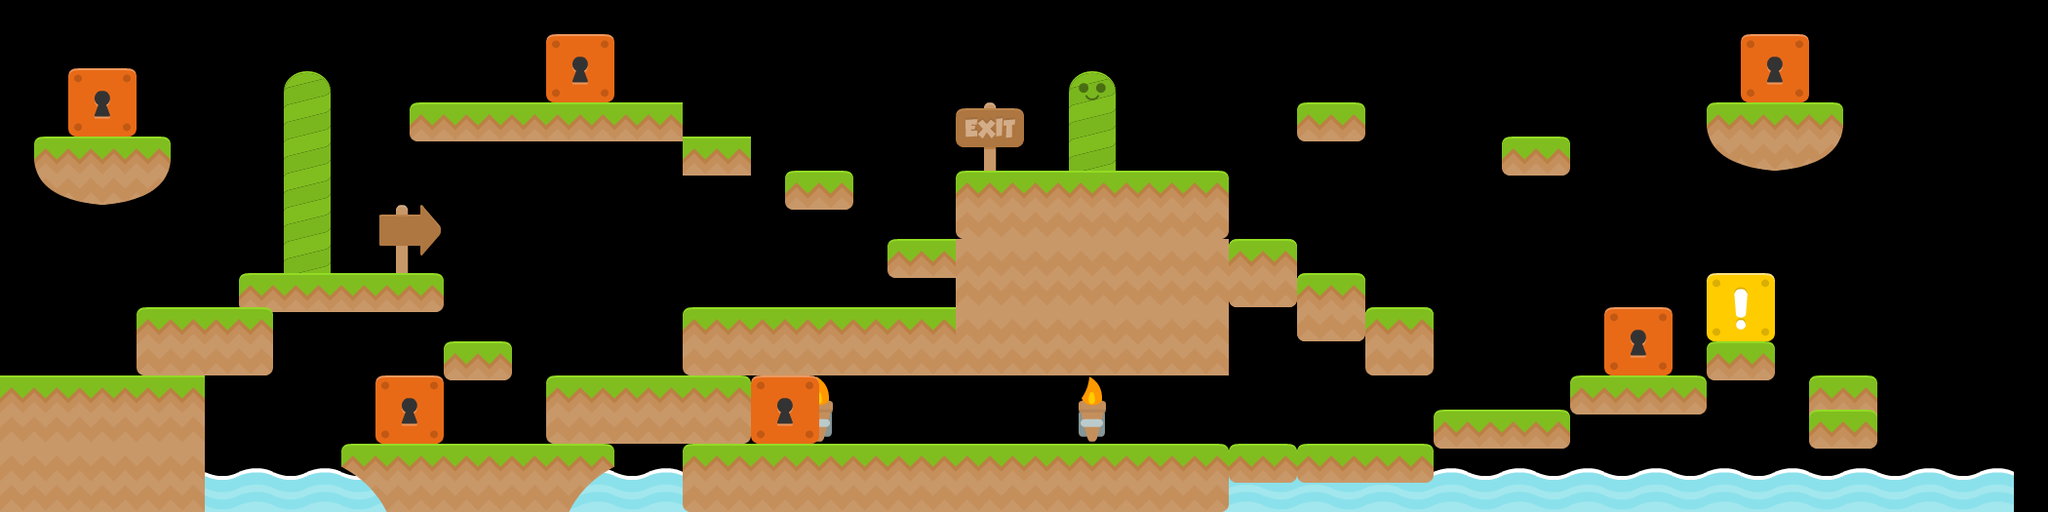

Tiled map render using the project's own tile images. Description and the map definition, with tile-layer contents summarised, below:
An orthogonal 60x15 tile map with 35x35 px tiles, 5 tile layers (Background Images, Platforms, Ladders, enemies, ...).

<map version="1.0" orientation="orthogonal" renderorder="right-down" width="60" height="15" tilewidth="35" tileheight="35" nextobjectid="1">
 <tileset firstgid="1" name="Platformer" tilewidth="70" tileheight="70" spacing="2" margin="2">
  <image source="tileset.png" width="1024" height="1024" />
 </tileset>
 <layer name="Background Images" width="60" height="15">
  <data>[900 cells, 28 non-empty, 8 distinct tile ids]</data>
 </layer>
 <layer name="Platforms" width="60" height="15">
  <data>[900 cells, 68 non-empty, 13 distinct tile ids]</data>
 </layer>
 <layer name="Ladders" width="60" height="15">
  <data>[900 cells, 4 non-empty, 2 distinct tile ids]</data>
 </layer>
 <layer name="enemies" width="60" height="15">
  <data>[900 cells, 6 non-empty, 1 distinct tile ids]</data>
 </layer>
 <layer name="triggers" width="60" height="15">
  <data>[900 cells, 1 non-empty, 1 distinct tile ids]</data>
 </layer>
</map>
